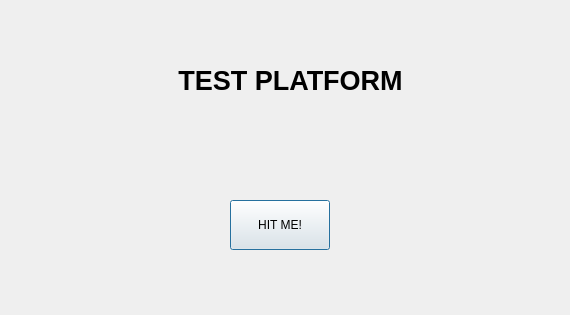
<?xml version="1.0" encoding="UTF-8"?>
<ui version="4.0">
 <class>Dialog</class>
 <widget class="QDialog" name="Dialog">
  <property name="geometry">
   <rect>
    <x>0</x>
    <y>0</y>
    <width>570</width>
    <height>315</height>
   </rect>
  </property>
  <property name="windowTitle">
   <string>Dialog</string>
  </property>
  <widget class="QPushButton" name="button">
   <property name="geometry">
    <rect>
     <x>230</x>
     <y>200</y>
     <width>100</width>
     <height>50</height>
    </rect>
   </property>
   <property name="minimumSize">
    <size>
     <width>100</width>
     <height>50</height>
    </size>
   </property>
   <property name="text">
    <string>HIT ME!</string>
   </property>
  </widget>
  <widget class="QLabel" name="label">
   <property name="geometry">
    <rect>
     <x>160</x>
     <y>30</y>
     <width>261</width>
     <height>100</height>
    </rect>
   </property>
   <property name="minimumSize">
    <size>
     <width>100</width>
     <height>100</height>
    </size>
   </property>
   <property name="font">
    <font>
     <pointsize>20</pointsize>
     <weight>75</weight>
     <bold>true</bold>
    </font>
   </property>
   <property name="text">
    <string>TEST PLATFORM</string>
   </property>
   <property name="alignment">
    <set>Qt::AlignCenter</set>
   </property>
  </widget>
 </widget>
 <resources/>
 <connections/>
</ui>
